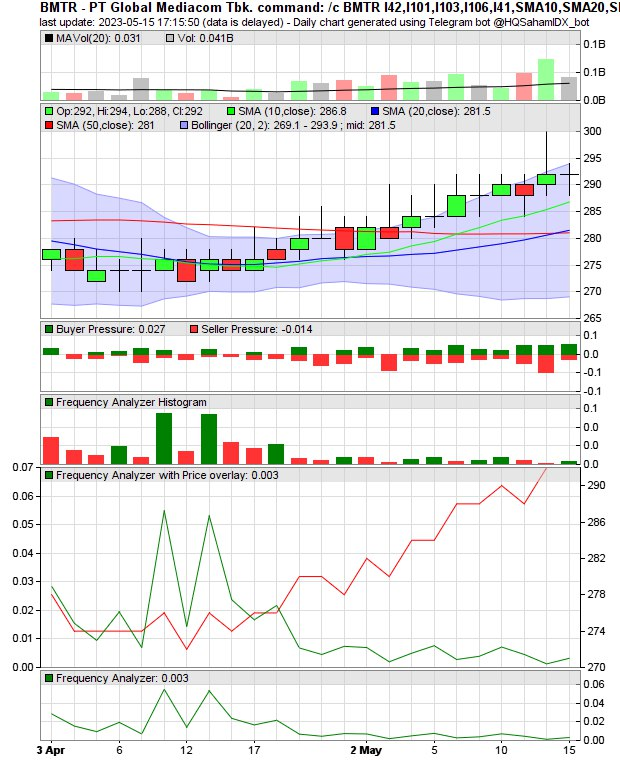
#> input picture klasifikasi_arah_sinyal/photo_277@15-05-2023_19-56-00.jpg, 620 x 776 px, found by its file name
$ jupyter execute --allow-errors klasifikasi.ipynb
#> lines starting #> are read from the running program, lines starting #| are printed output that depends on the picture; after the words box and inside, x2 and y2 are one past the last pixel; in counts of white or black regions, pixels touching at a corner belong together
[cell 1]
import cv2
import matplotlib.pyplot as plt
import numpy as np
from mpl_toolkits.axes_grid1 import ImageGrid

[cell 2]
def show_image(img):
    # Change color space to RGB
    img = cv2.cvtColor(img,cv2.COLOR_BGR2RGB)
    plt.imshow(img)

[cell 3]
img = cv2.imread(r"D:\SCALPING\tradebot_mirae\klasifikasi arah sinyal\photo_277@15-05-2023_19-56-00.jpg")
#> img is the input picture: shape (776, 620, 3); mean B, G, R 232.8, 232.9, 233
show_image(img)

[cell 4]
y = 685
x = 550
h = 55
w = 20
crop_img = img[y:y+h, x:x+w]
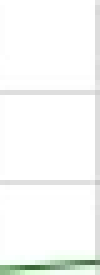
#> crop_img: shape (55, 20, 3) (shown 5 times larger); mean B, G, R 247.6, 249.3, 247.5
show_image(crop_img)

[cell 5]
gray = cv2.cvtColor(crop_img, cv2.COLOR_BGR2GRAY)
ret, bin_img = cv2.threshold(gray, 200, 255, cv2.THRESH_BINARY)
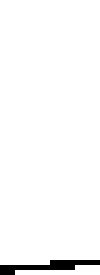
#> bin_img: shape (55, 20) (shown 5 times larger); 97.5% white; black in thin lines or dots, all inside (x1, y1, x2, y2) = (0, 52, 20, 55)
show_image(bin_img)

[cell 6]
tinggi_1 = 0
tinggi_2 = 0

for enum, i in enumerate(range(bin_img.shape[0]-1, 0, -1)):
    if bin_img[i,3] < 10:
        tinggi_1 = enum
        break

for enum, i in enumerate(range(bin_img.shape[0]-1, 0, -1)):
    if bin_img[i,15] < 10:
        tinggi_2 = enum
        break

print(tinggi_1)
#| 1
print(tinggi_2)
#| 2
